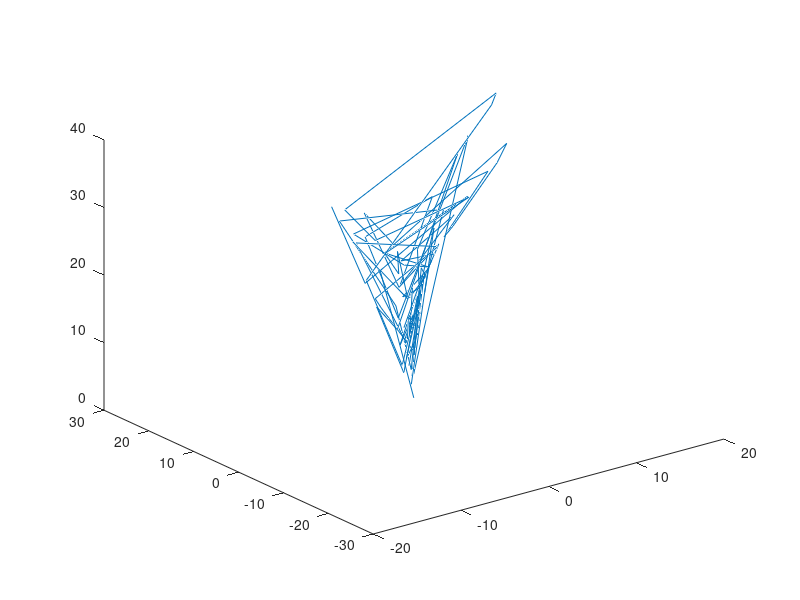

Write MATLAB code to recreate this figure.
function res = lorenz_frank()
clear all:close all;clc;
t = linspace(0,300); V0 = [1,2,3];

[T,V] = ode45(@eqmotion,t,V0);
whos V;
plot3(V(:,1),V(:,2),V(:,3))
res = [T,V];
end

function res = eqmotion(t,V)
% Unpack variables
x = V(1);
y = V(2);
z = V(3);
% constants
sigma = 10;
b = 8/3;
r = 28;
dt = 0.01;
% equations
dxdt = sigma*(y-x);
dydt = (x*(r-z))-y;
dzdt =(x*y-b*z);
% return
res = [dxdt;dydt;dzdt];
end